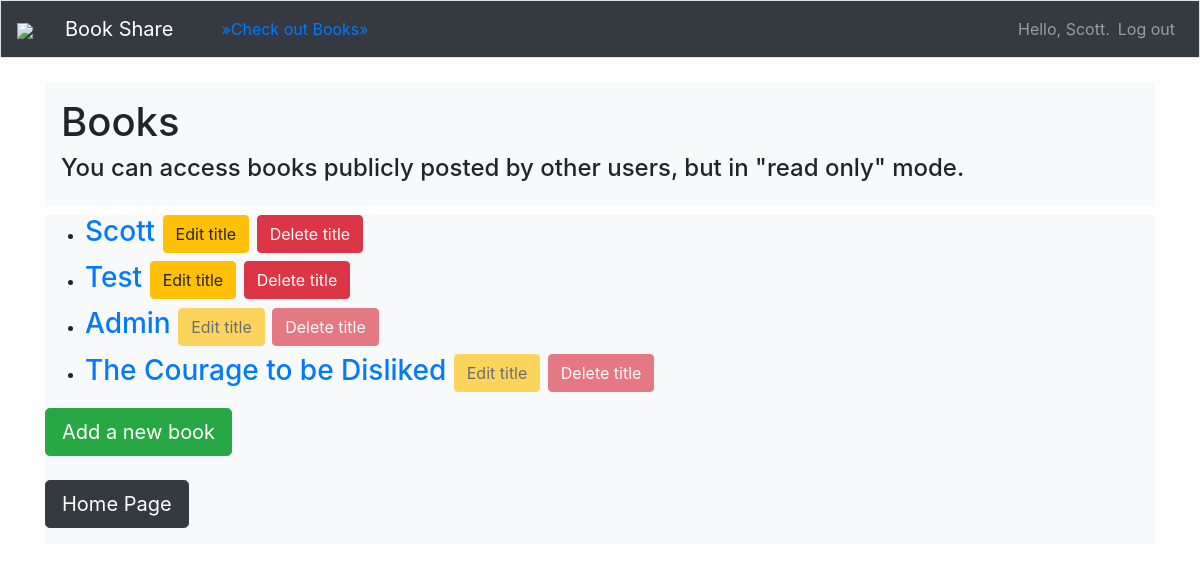
The app's page /titles/ (signed in) with its own data.
### content/models.py (models this page shows)
class Title(models.Model):
    text = models.CharField(max_length=200)
    date_added = models.DateTimeField(auto_now_add=True)
    owner = models.ForeignKey(User, on_delete=models.CASCADE)
    public = models.BooleanField(default=False)
    def __str__(self):
        return self.text

### content/views.py (the view)
# urls.py: path('titles/',views.titles, name='titles'),
@login_required
def titles(request):
    public_display_titles = []
    private_titles = Title.objects.filter(owner=request.user).order_by('date_added')
    public_titles = Title.objects.filter(public=True).order_by('date_added')
    for title in public_titles:
        if title not in private_titles:
            public_display_titles.append(title)
    context = {'public_display_titles':public_display_titles,'private_titles':private_titles}
    return render(request,'content/titles.html',context)

### content/templates/content/titles.html
{% extends 'content/base.html' %}
{% block page_header %}
    <h1>Books</h1><h4>You can access books publicly posted by other users, but in "read only" mode.</h4>
{% endblock page_header %}
{% block content %}
    <ul>
        {% for title in private_titles %}
            <li><h3>
                <a href="{% url 'content:book' title.id %}">{{ title }}
                    <small><a class="btn btn-warning" href="{% url 'content:edit_title' title.id %}"
                              role="button">Edit title</a></small>
                    <small><a class="btn btn-danger" href="{% url 'content:delete_title' title.id %}"
                              role="button">Delete title</a></small>
                </a>
            </h3></li>
        {% empty %}
            <li><h3>You have not added any books yet, but check out publicly posted books by others.</h3></li>
        {% endfor %}
        {% for title in public_display_titles %}
            <li><h3>
                <a href="{% url 'content:book' title.id %}">{{ title }}
                    <small><a class="btn btn-warning disabled" href="{% url 'content:edit_title' title.id %}"
                              role="button">Edit title</a></small>
                    <small><a class="btn btn-danger disabled" href="{% url 'content:delete_title' title.id %}"
                              role="button">Delete title</a></small>
                </a>
            </h3></li>
        {% empty %}
            <li><h3>No books has been publicly posted by others yet either.</h3></li>
        {% endfor %}
    </ul>
    <a class="btn btn-lg btn-success" href="{% url 'content:new_book' %}" role="button">Add a new book</a>
    <br><br><a class="btn btn-lg btn-dark" href="{% url 'content:index' %}" role="button">Home Page</a>
{% endblock content %}

### content/templates/content/base.html (shortened to what this page needs)
{% load bootstrap4 %}
<!doctype html>
<html lang="en">
<head>
    {% bootstrap_css %}
</head>
<body>
    <nav class="navbar navbar-expand-md navbar-dark bg-dark mb-4 border">
        <a class="navbar-brand" href="{% url 'content:index' %}">
            <div class="logo-image">
                <img src="https://imgtr.ee/images/2023/02/13/ObWsU.png" class="img-fluid">
            </div>
        </a>
        <a class="navbar navbar-brand navbar-light bg-dark" href="{% url 'content:index' %}">Book Share</a>
        <div class="collapse navbar-collapse" id="navbarCollapse">
            <ul class="navbar-nav mr-auto">
                <li class="nav-item">
                    <a class="navbar navbar-secondary navbar-light bg-dark" href="{% url 'content:titles' %}">
                        &raquo;Check out Books&raquo;</a>
                </li>
            </ul>
            <ul class="navbar-nav ml-auto">
                {% if user.is_authenticated %}
                    <li class="nav-item">
                        <span class="navbar-text" >Hello, {{ user.username }}.</span>
                    </li>
                    <li class="nav-item">
                        <a class="nav-link" href="{% url 'users:logout' %}">Log out</a>
                    </li>
                {% endif %}
            </ul>
        </div>
    </nav>
    <main role="main" class="container">
        <div class="p-3 mb-2 bg-light">
            {% block page_header %}{% endblock page_header %}
        </div>
        <div class="pb-3 mb-2 bg-light">
            {% block content %}{% endblock content %}
        </div>
    </main>
</body>
</html>

### records on screen
Title: text "Scott"
Title: text "Test"
Title: text "Admin"
Title: text "The Courage to be Disliked"

### other values on screen
{{ user.username }} "Scott"
